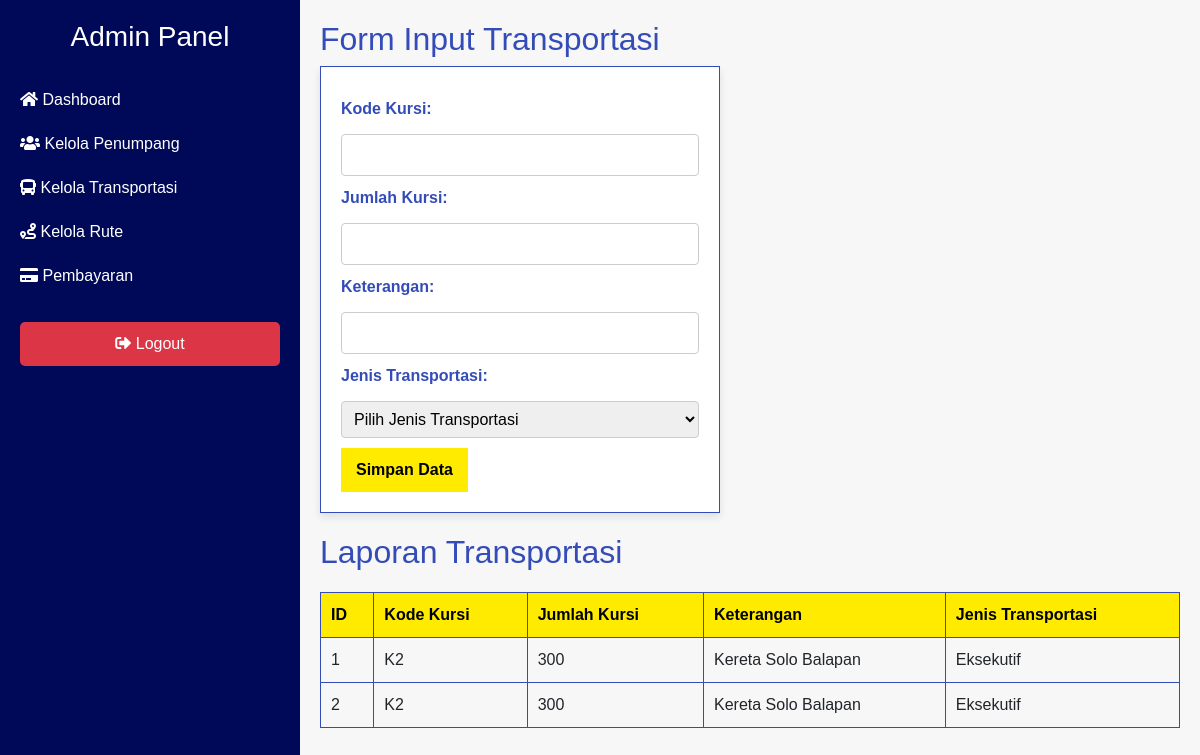
The page /admin/manage_transportasi.php on the database its author committed.
### tables this page shows
CREATE TABLE `transportasii` (
  `id_transportasi` int(11) NOT NULL,
  `keterangan` varchar(255) NOT NULL,
  `nama_type` enum('Eksekutif','Bisnis','Ekonomi') NOT NULL,
  `kode_kursi` varchar(50) NOT NULL,
  `jumlah_kursi` int(11) NOT NULL
);

### admin/manage_transportasi.php (the view, shortened to what this page needs)
<?php
$servername = "localhost";
$username = "root";
$password = "";
$dbname = "penyewaantiket";
$conn = new mysqli($servername, $username, $password, $dbname);
$transportasi = $conn->query("SELECT * FROM transportasii");
?>
<!DOCTYPE html>
<html lang="id">
<head>
    <link rel="stylesheet" href="https://cdn.jsdelivr.net/npm/bootstrap@4.0.0/dist/css/bootstrap.min.css">
    <link rel="stylesheet" href="https://cdnjs.cloudflare.com/ajax/libs/font-awesome/5.15.4/css/all.min.css">
</head>
<body>
    <div class="container-fluid">
        <div class="row">
            <div class="col-md-3 sidebar">
                <h3 class="text-center mb-4">Admin Panel</h3>
                <ul class="nav flex-column">
                    <li><a href="dashboard_admin.php"><i class="fas fa-home"></i> Dashboard</a></li>
                    <li><a href="manage_users.php"><i class="fas fa-users"></i> Kelola Penumpang</a></li>
                    <li><a href="manage_transportasi.php"><i class="fas fa-bus"></i> Kelola Transportasi</a></li>
                    <li><a href="rute.php"><i class="fas fa-route"></i> Kelola Rute</a></li>
                    <li><a href="hasil_pembayaran.php"><i class="fas fa-credit-card"></i> Pembayaran</a></li>
                </ul>
                <div class="mt-4 text-center">
                    <a href="logout.php" class="btn btn-logout"><i class="fas fa-sign-out-alt"></i> Logout</a>
                </div>
            </div>
            <div class="col-md-9 content">
                <h2>Form Input Transportasi</h2>
                <form method="POST" action="">
                    <label>Kode Kursi:</label>
                    <input type="text" name="kode_kursi" required>
                    <label>Jumlah Kursi:</label>
                    <input type="number" name="jumlah_kursi" required>
                    <label>Keterangan:</label>
                    <input type="text" name="keterangan">
                    <label>Jenis Transportasi:</label>
                    <select name="nama_type" required>
                        <option value="">Pilih Jenis Transportasi</option>
                    </select>
                    <button type="submit">Simpan Data</button>
                </form>
                <h2>Laporan Transportasi</h2>
                <table>
                    <tr>
                        <th>ID</th>
                        <th>Kode Kursi</th>
                        <th>Jumlah Kursi</th>
                        <th>Keterangan</th>
                        <th>Jenis Transportasi</th>
                    </tr>
                    <?php while ($row = $transportasi->fetch_assoc()): ?>
                        <tr>
                            <td><?= $row['id_transportasi'] ?></td>
                            <td><?= $row['kode_kursi'] ?></td>
                            <td><?= $row['jumlah_kursi'] ?></td>
                            <td><?= $row['keterangan'] ?></td>
                            <td><?= $row['nama_type'] ?></td>
                        </tr>
                    <?php endwhile; ?>
                </table>
            </div>
        </div>
    </div>
</body>
</html>

### admin/manage_transportasi.php (style rules this page uses)
body { font-family: Arial, sans-serif; background-color: #F7F7F7; }
.sidebar { background-color: #000957; padding: 20px; color: white; height: 100vh; }
.sidebar h3 { color: white; }
.sidebar a { color: white; text-decoration: none; margin: 10px 0; display: block; }
.content { flex: 1; padding: 20px; }
form { margin-bottom: 20px; padding: 20px; border: 1px solid #344CB7; background-color: #FFFFFF; width: 400px; box-shadow: 0 4px 8px rgba(0, 0, 0, 0.1); }
label { font-weight: bold; display: block; margin-top: 10px; color: #344CB7; }
input, select { width: 100%; padding: 8px; margin-top: 5px; border: 1px solid #CCC; border-radius: 4px; }
button { margin-top: 10px; padding: 10px 15px; background-color: #FFEB00; border: none; color: #000; font-weight: bold; cursor: pointer; }
h2 { color: #344CB7; }
table { width: 100%; border-collapse: collapse; margin-top: 20px; }
th, td { border: 1px solid #344CB7; padding: 10px; text-align: left; }
th { background-color: #FFEB00; color: #000; }
tr:nth-child(even) { background-color: #F7F7F7; }
.btn-logout { background: #dc3545; color: #fff; border: none; padding: 10px 20px; border-radius: 5px; transition: background 0.3s; }

### rows shown on the page
transportasii: id_transportasi "1", kode_kursi "K2", jumlah_kursi "300", keterangan "Kereta Solo Balapan", nama_type "Eksekutif"
transportasii: id_transportasi "2", kode_kursi "K2", jumlah_kursi "300", keterangan "Kereta Solo Balapan", nama_type "Eksekutif"
